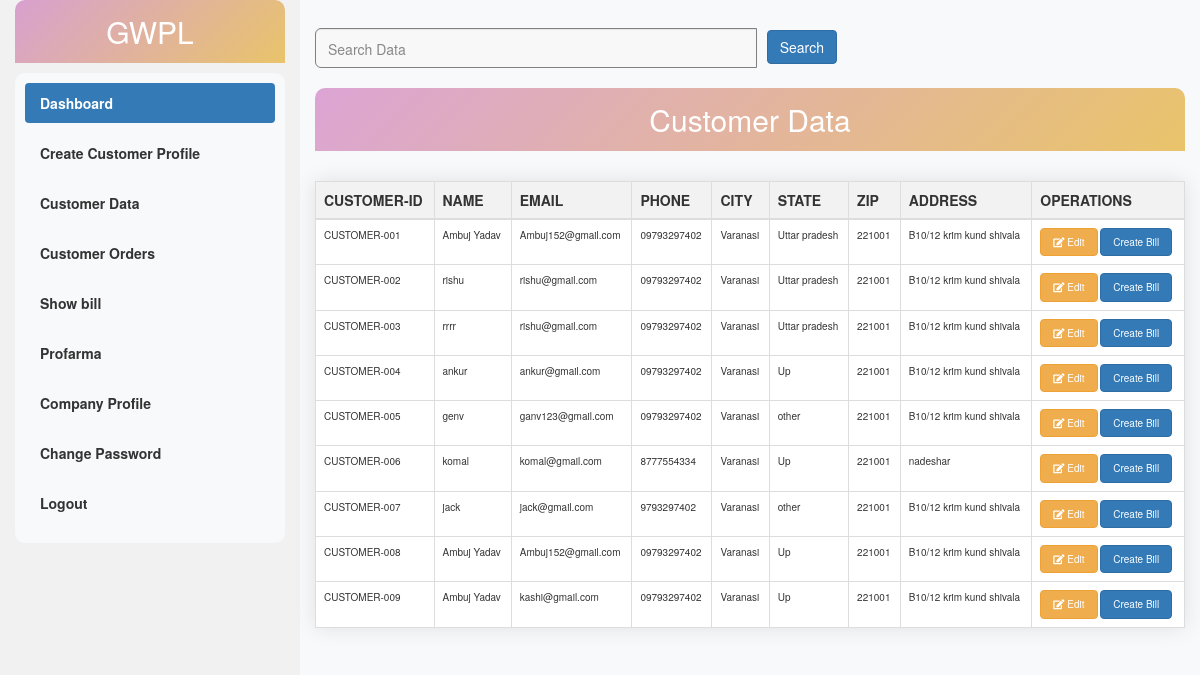
Page /Masterdata.php (signed in) on the committed database.
### tables this page shows
CREATE TABLE `profile` (
  `id` int(11) NOT NULL,
  `companyid` varchar(20) NOT NULL,
  `userid` varchar(20) NOT NULL,
  `customerid` varchar(255) NOT NULL,
  `name` varchar(55) NOT NULL,
  `email` varchar(100) NOT NULL,
  `phone` varchar(55) NOT NULL,
  `address` varchar(255) NOT NULL,
  `city` varchar(50) NOT NULL,
  `state` varchar(255) NOT NULL,
  `zip` varchar(10) NOT NULL,
  `companyname` varchar(50) NOT NULL,
  `industry` varchar(50) NOT NULL,
  `gst` varchar(20) NOT NULL,
  `companypan` varchar(20) NOT NULL,
  `companybank` varchar(55) NOT NULL,
  `bankifsc` varchar(20) NOT NULL
);

### Masterdata.php (the view, shortened to what this page needs)
<?php
if(isset($_SESSION['id']) )
{
?>
<!DOCTYPE html>
<html lang="en">
<head>
  <link rel="stylesheet" href="https://maxcdn.bootstrapcdn.com/bootstrap/3.4.1/css/bootstrap.min.css">
</head>
<body>
<div class="container-fluid">
  <div class="row content" style="height: 800px;">
    <div class="col-sm-3 sidenav hidden-xs">
      <h2>GWPL</h2>
      <?php
      include('menu.php');
      ?><br>
    </div>
    <br>
    <div class="col-sm-9">
    <div class="card-body">
<div class="row">
  <div class="col-md-12">
    <form action="#" method="GET">
      <div class="input-group">
        <input type="text" name="search" class="form-control" placeholder="Search Data" value="<?php if(isset($_GET['search'])) {echo $_GET['search'];}?>">
        <button type="submit" class="btn btn-primary" style="margin-top:5px;">Search</button>
      </div>
    </form>
    <br>
  </div>
</div>
        </div>
    <h2>Customer Data</h2>
    <div class ="row">
            <div class="col-md-12">
                <div class=" card mt-4">
                <div class="card-body">
                    <table class="table table-bordered">
                        <thead>
                            <tr>
                                <th>CUSTOMER-ID</th>
                                <th>NAME</th>
                                <th>EMAIL</th>
                                <th>PHONE</th>
                                <th>CITY</th>
                                <th>STATE</th>
                                <th>ZIP</th>
                                <th>ADDRESS</th>
                                <th>OPERATIONS</th>
                            </tr>
                        </thead>
                            <tbody>
                            <?php
                    include ('connection.php');
                    $companyid=$_SESSION['companyid'];
                    if(isset($_GET['search']))
                    {
                        $filtervalues= $_GET['search'];
                        $query ="SELECT * FROM `profile` WHERE CONCAT(`name`,`email`,`phone`,`city`,`state`,`Zip`,`address`) LIKE '%$filtervalues%' AND `companyid`='$companyid' ";
                      }
                      else {
                        $query = "SELECT * FROM `profile` WHERE `companyid`='$companyid'";
                      }
                        $result = mysqli_query($conn, $query);
                        if(mysqli_num_rows($result) > 0) {
                            foreach($result as $row) {
                                ?>
                                <a href="updatecustomer.php?userID=<?php echo $row['userid'];?>">
                                <tr>
                                    <td><?=$row['customerid']; ?></td>
                                    <td><?=$row['name']; ?></td>
                                    <td><?=$row['email']; ?></td>
                                    <td><?=$row['phone']; ?></td>
                                    <td><?=$row['city']; ?></td>
                                    <td><?=$row['state']; ?></td>
                                    <td><?=$row['zip']; ?></td>
                                    <td><?=$row['address']; ?></td>
                                    <td>
                                    <a href="updatecustomer.php?showID=<?php echo $row['userid']?>" class=" btn btn-warning" style="font-size: 10px;"><i class="fas fa-edit"></i> Edit</a>
                     <a href="editprofile.php?UDTId=<?php echo $row['userid'] ?>" class=" btn  btn-primary" style="font-size: 10px;">Create Bill</a> </td>
                                </tr>
                                </a>
                                <link rel="stylesheet" href="https://cdnjs.cloudflare.com/ajax/libs/font-awesome/5.15.4/css/all.min.css">
                                <?php
                            }
                        } else {
                            ?>
                            <tr>
                                <td colspan="8"> No Records Found</td>
                            </tr>
                            <?php
                        }
                    ?>
                            </tbody>
                    </table>
                </div>
            </div>
        </div>
    </div>
    </div>
  </div>
</div>
</body>
</html>
  <?php
}
else{
    echo "please login to Continue";
    header("Location:index.php");
}
?>

### Masterdata.php (style rules this page uses)
.row.content { height: 550px }
.sidenav { background-color: #f1f1f1; height: 100%; }
body { background-color: #f8f9fa; }
h2 { background: linear-gradient(135deg, #B4A7, #E9C46A); color: white; padding: 15px 20px; border-radius: 10px 10px 0 0; margin-top: 0; text-align: center; }
input[type="text"], input[type="email"], input[type="checkbox"] { width: 100%; padding: 12px; margin-top: 8px; margin-bottom: 20px; border: none; border-radius: 6px; background-color: #f8f8f8; transition: all 0.3s ease; font-size: 16px; }
input[type="text"]::placeholder, input[type="email"]::placeholder { color: #888; font-size: 14px; }
table { width: 100%; border-collapse: collapse; margin-top: 20px; box-shadow: 0 0 20px rgba(0, 0, 0, 0.1); background-color: #fff; }
th, td { padding: 12px 15px; text-align: left; border-bottom: 1px solid #ddd; }
th { background-color: #f2f2f2; font-weight: bold; }
.input-group { display: flex; align-items: center; width: 60%; }
input[type="text"] { flex: 1; margin-right: 10px; height: 40px; border:1px solid grey; }
td { font-size: 10px; }

### rows in the picture
profile: customerid "CUSTOMER-001", name "Ambuj Yadav", email "Ambuj152@gmail.com", phone "09793297402", city "Varanasi", state "Uttar pradesh", zip "221001", address "B10/12 krim kund shivala"
profile: customerid "CUSTOMER-002", name "rishu", email "rishu@gmail.com", phone "09793297402", city "Varanasi", state "Uttar pradesh", zip "221001", address "B10/12 krim kund shivala"
profile: customerid "CUSTOMER-003", name "rrrr", email "rishu@gmail.com", phone "09793297402", city "Varanasi", state "Uttar pradesh", zip "221001", address "B10/12 krim kund shivala"
profile: customerid "CUSTOMER-004", name "ankur", email "ankur@gmail.com", phone "09793297402", city "Varanasi", state "Up", zip "221001", address "B10/12 krim kund shivala"
profile: customerid "CUSTOMER-005", name "genv", email "ganv123@gmail.com", phone "09793297402", city "Varanasi", state "other", zip "221001", address "B10/12 krim kund shivala"
profile: customerid "CUSTOMER-006", name "komal", email "komal@gmail.com", phone "8777554334", city "Varanasi", state "Up", zip "221001", address "nadeshar"
profile: customerid "CUSTOMER-007", name "jack", email "jack@gmail.com", phone "9793297402", city "Varanasi", state "other", zip "221001", address "B10/12 krim kund shivala"
profile: customerid "CUSTOMER-008", name "Ambuj Yadav", email "Ambuj152@gmail.com", phone "09793297402", city "Varanasi", state "Up", zip "221001", address "B10/12 krim kund shivala"
profile: customerid "CUSTOMER-009", name "Ambuj Yadav", email "kashi@gmail.com", phone "09793297402", city "Varanasi", state "Up", zip "221001", address "B10/12 krim kund shivala"
